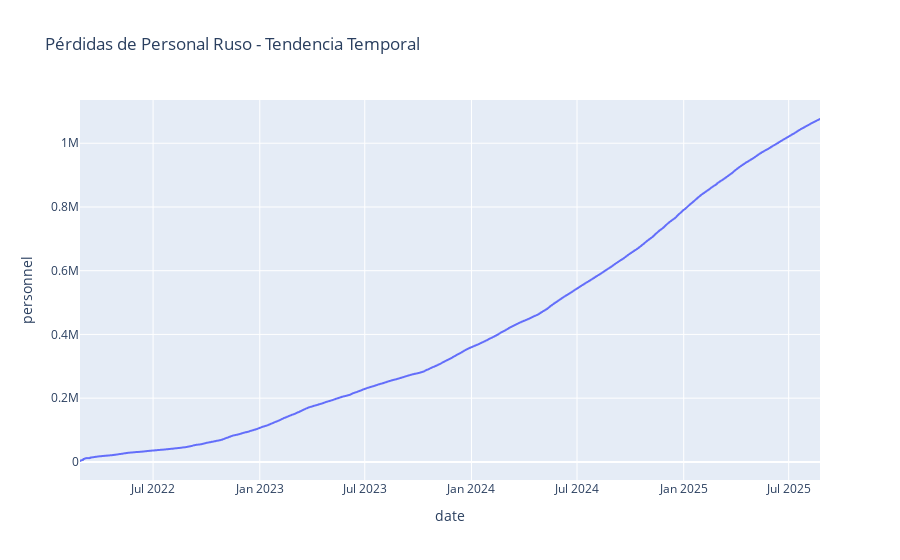

Write notebook code for a chart like this one.
### Code cell
# Análisis exploratorio básico
print("Información de los datasets:")
print(f"Equipment losses - Shape: {equipment_losses.shape}")
print(f"Personnel losses - Shape: {personnel_losses.shape}")

print("\nColumnas disponibles:")
print("Equipment:", list(equipment_losses.columns))
print("Personnel:", list(personnel_losses.columns))

# Crear una visualización simple
fig = px.line(personnel_losses, 
              x='date', 
              y='personnel', 
              title='Pérdidas de Personal Ruso - Tendencia Temporal')
fig.show()

### Figure 1 — Plotly figure (JSON) as saved in the notebook; plotly's stock layout.template omitted (floating-point values rounded to 4 significant figures; data arrays with more than 128 entries replaced by an {"elided": "..."} marker saying what was removed)
{"data": [{"hovertemplate": "date=%{x}<br>personnel=%{y}<extra></extra>", "legendgroup": "", "line": {"color": "#636efa", "dash": "solid"}, "marker": {"symbol": "circle"}, "mode": "lines", "name": "", "showlegend": false, "type": "scattergl", "x": {"elided": "1277 str values"}, "xaxis": "x", "y": {"elided": "1277 int values"}, "yaxis": "y"}], "layout": {"legend": {"tracegroupgap": 0}, "title": {"text": "Pérdidas de Personal Ruso - Tendencia Temporal"}, "xaxis": {"anchor": "y", "domain": [0, 1], "title": {"text": "date"}}, "yaxis": {"anchor": "x", "domain": [0, 1], "title": {"text": "personnel"}}}}
